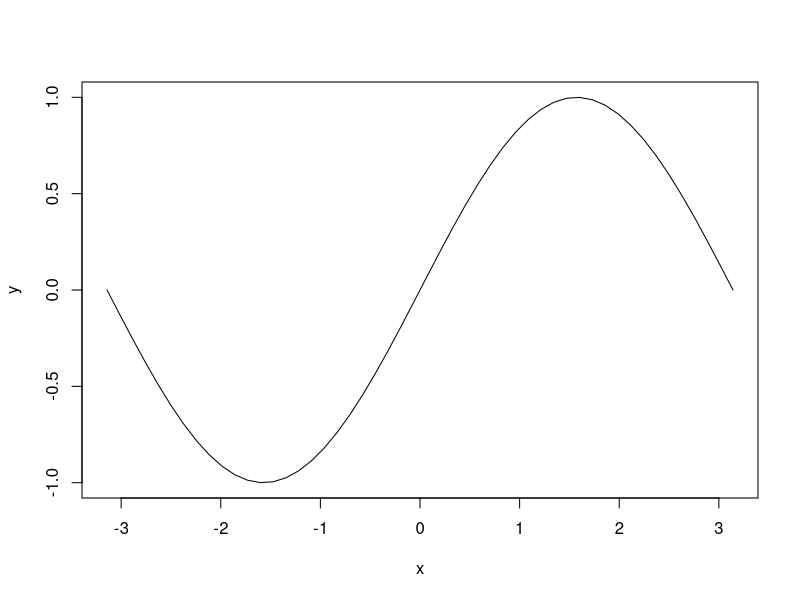
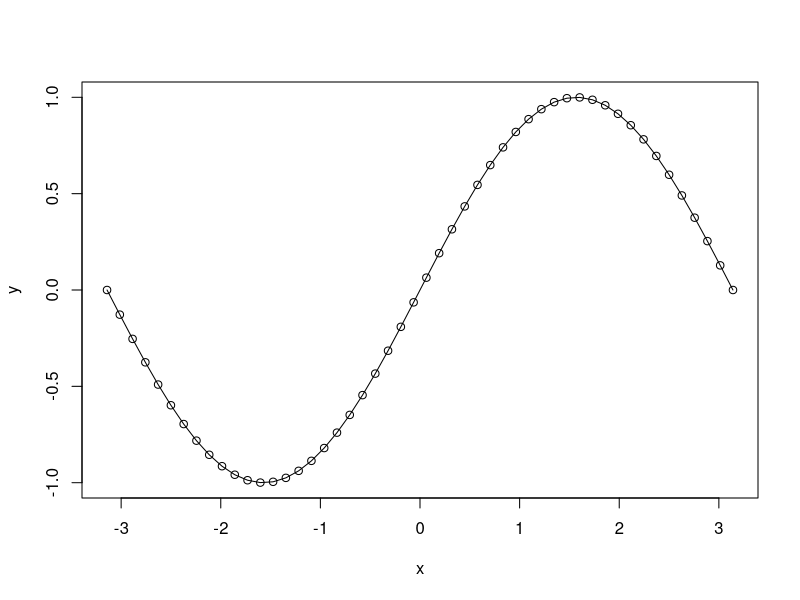
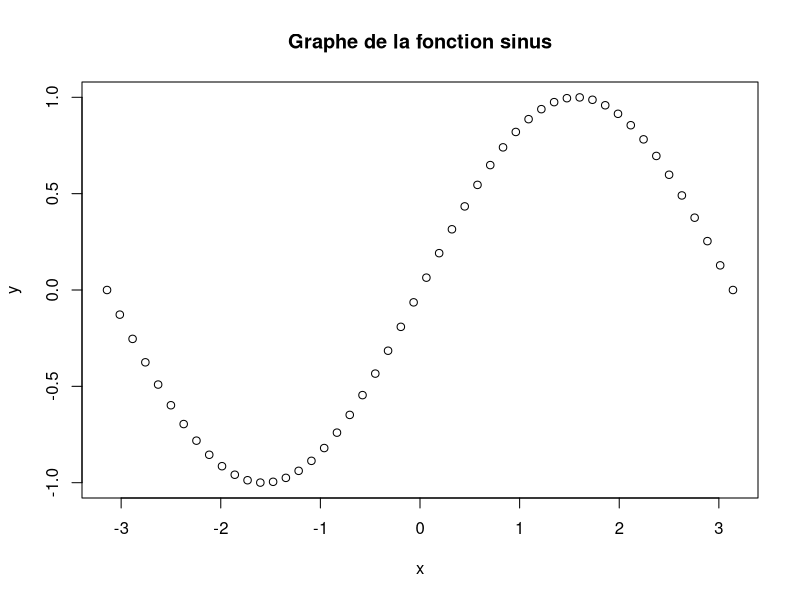
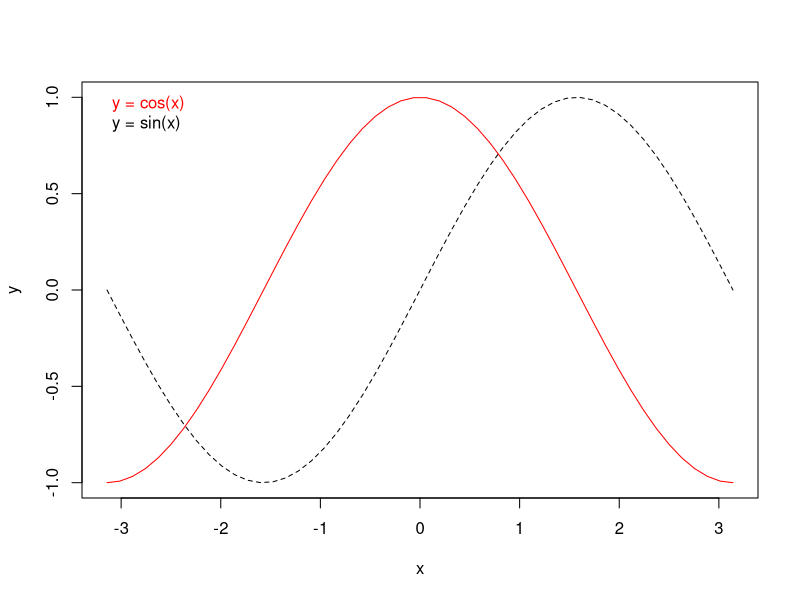

Write the R code that produced these figures, in order.
## ---- chunk 1
knitr::opts_chunk$set(echo = TRUE)
## ---- chunk 2
# tracé de la fonction sinus :
x = seq(-pi, pi, length.out = 50)
y = sin(x)

plot(x, y, type = 'l')    # ligne
plot(x, y, type = 'o')    # points reliés

plot(x, y, main = 'Graphe de la fonction sinus')
# par défaut : points seuls
## ---- chunk 3
z = cos(x)

# superposition de 2 graphiques : plot pour le premier, lines pour le second
plot(y~x, type = 'l', lty = 2)
lines(z~x, col = 'red')

# ajout d'une légende :
legend('topleft', legend = c('y = cos(x)', 'y = sin(x)'), bty = 'n', text.col = c('red', 'black'))
